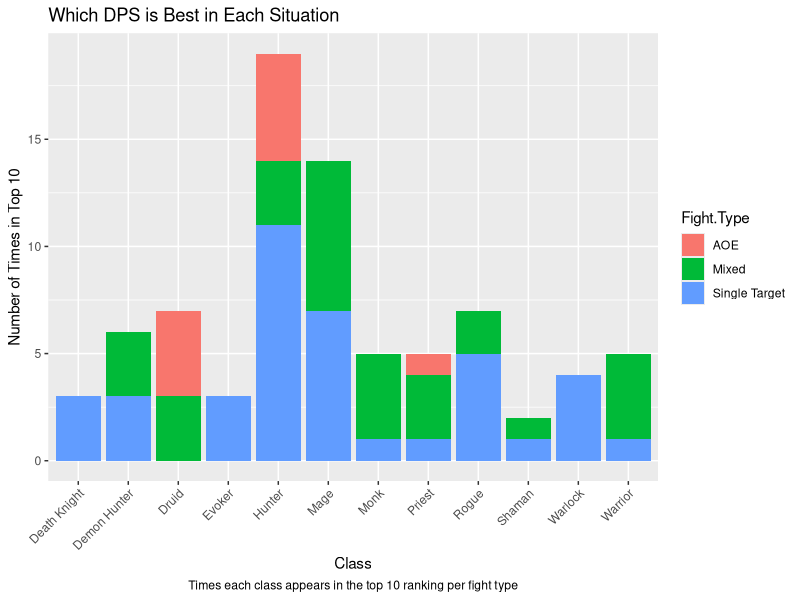
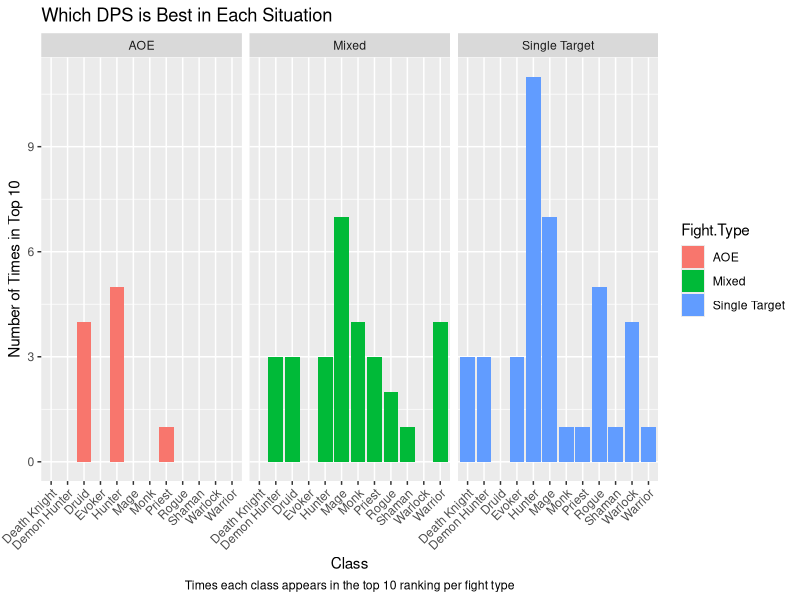
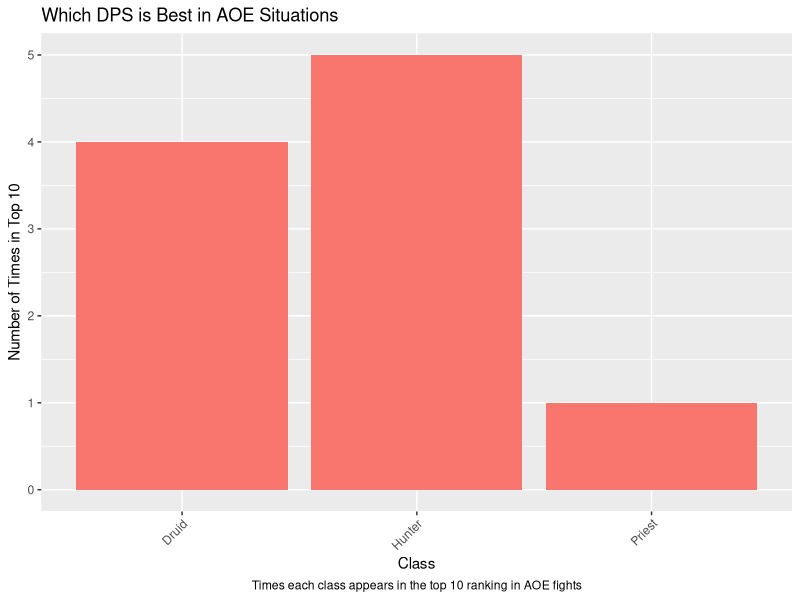
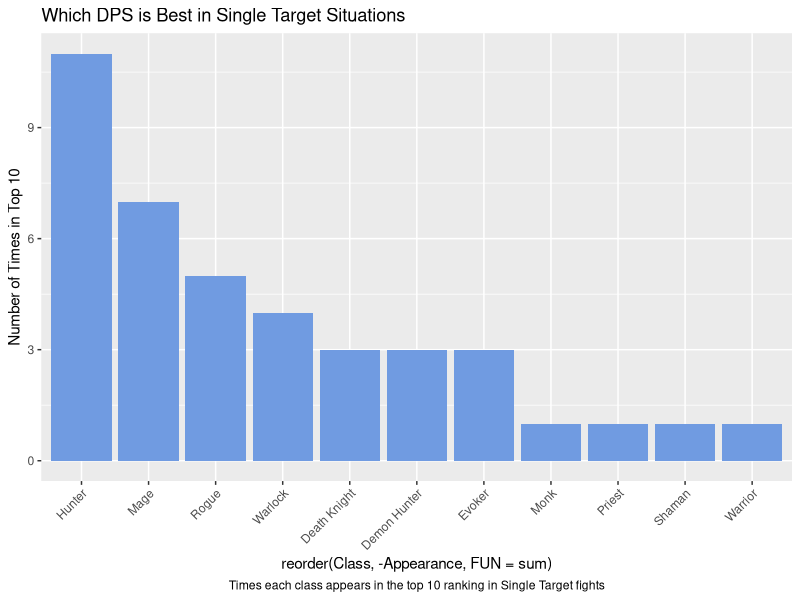
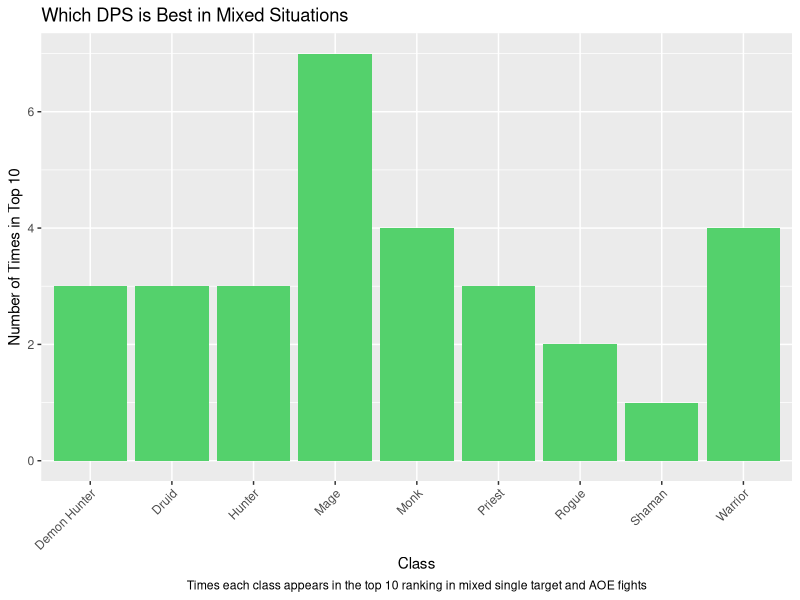
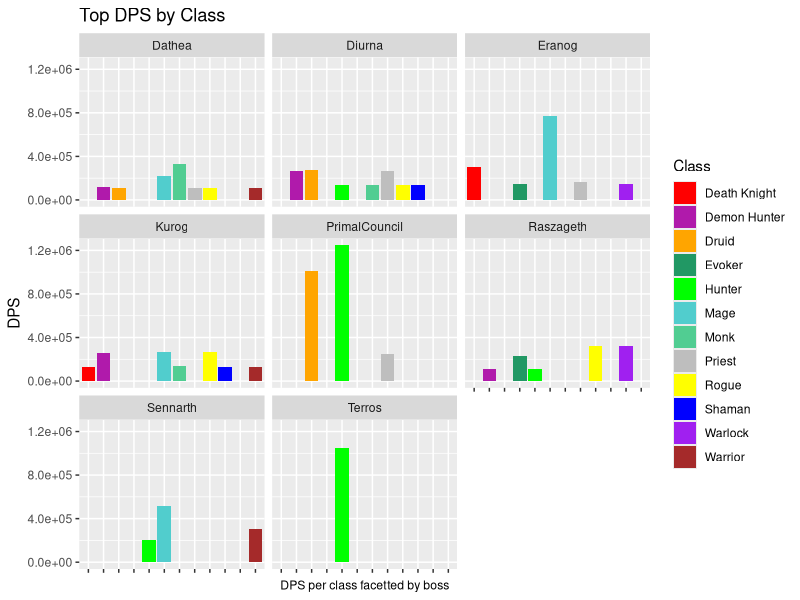

The R source for these figures, in order:
## ---- chunk 1
suppressPackageStartupMessages(library(tidyverse))
suppressPackageStartupMessages(library(scales))
library(tidyverse)
library(dplyr)
library(ggplot2)
library(readxl)
library(scales)
DPSsheet<-read.csv("DataVizMidterm - Sheet1.csv")
## ---- chunk 2
ggplot(DPSsheet, aes(x=Class, y=Appearance, fill = Fight.Type)) +
  geom_col()+
  labs(title = "Which DPS is Best in Each Situation", caption = "Times each class appears in the top 10 ranking per fight type", y="Number of Times in Top 10") +
  theme(plot.caption = element_text(hjust = .5)) +
  theme(axis.text.x = element_text(angle = 45, hjust = 1))
## ---- chunk 3
ggplot(DPSsheet, aes(x=Class, y=Appearance, fill = Fight.Type)) +
  geom_col()+
  labs(title = "Which DPS is Best in Each Situation", caption = "Times each class appears in the top 10 ranking per fight type", y="Number of Times in Top 10") +
  theme(plot.caption = element_text(hjust = .5)) +
  theme(axis.text.x = element_text(angle = 45, hjust = 1))+
  facet_wrap(~Fight.Type)
## ---- chunk 4
DPSsheet_AOE <- subset(DPSsheet, Fight.Type == "AOE")
ggplot(DPSsheet_AOE, aes(x = Class, y = Appearance, fill = Fight.Type)) +
  geom_col() +
  labs(title = "Which DPS is Best in AOE Situations",
       caption = "Times each class appears in the top 10 ranking in AOE fights",
       y = "Number of Times in Top 10") +
  theme(plot.caption = element_text(hjust = .5)) +
  theme(legend.position = "none")+
  theme(axis.text.x = element_text(angle = 45, hjust = 1))
## ---- chunk 5
DPSsheet_AOE <- subset(DPSsheet, Fight.Type == "Single Target")

ggplot(DPSsheet_AOE, aes(x = reorder(Class, -Appearance, FUN = sum), y = Appearance, fill = Fight.Type)) +
  geom_col(fill = "#709BE1") +
  labs(title = "Which DPS is Best in Single Target Situations",
       caption = "Times each class appears in the top 10 ranking in Single Target fights",
       y = "Number of Times in Top 10") +
  theme(plot.caption = element_text(hjust = .5)) +
  theme(legend.position = "none")+
  theme(axis.text.x = element_text(angle = 45, hjust = 1))

## ---- chunk 6
DPSsheet_AOE <- subset(DPSsheet, Fight.Type == "Mixed")

ggplot(DPSsheet_AOE, aes(x = Class, y = Appearance, fill = Fight.Type)) +
  geom_col(fill = "#54D16C") +
  labs(title = "Which DPS is Best in Mixed Situations",
       caption = "Times each class appears in the top 10 ranking in mixed single target and AOE fights",
       y = "Number of Times in Top 10") +
  theme(plot.caption = element_text(hjust = .5)) +
  theme(legend.position = "none")+
  theme(axis.text.x = element_text(angle = 45, hjust = 1))
## ---- chunk 7
ggplot(DPSsheet, aes(x = Class, y=DPS, fill =Class))+
  geom_col(position = "stack")+
  labs(title = "Top DPS by Class", caption = "DPS per class facetted by boss") +
  theme(axis.text.x = element_text(angle = 45, hjust = 1),
        axis.text.x.bottom = element_blank())+ 
  theme(plot.caption = element_text(hjust = .5))+
  scale_y_continuous(labels = scientific_format())+
  facet_wrap(~Boss)+
  theme(axis.title.x = element_blank())+
  scale_fill_manual(values = c("red", "#B01AAB", "orange", "#219864", "green", "#51CDCD", "#51CD92", "grey", "yellow", "blue", "purple", "brown"), drop = FALSE)
